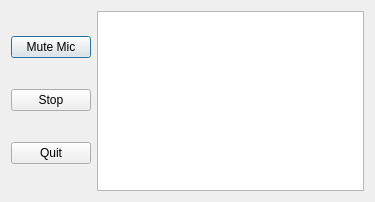
<?xml version="1.0" encoding="UTF-8"?>
<ui version="4.0">
 <class>newForm</class>
 <widget class="QDialog" name="newForm">
  <property name="geometry">
   <rect>
    <x>0</x>
    <y>0</y>
    <width>375</width>
    <height>202</height>
   </rect>
  </property>
  <property name="sizePolicy">
   <sizepolicy hsizetype="Expanding" vsizetype="Expanding">
    <horstretch>0</horstretch>
    <verstretch>0</verstretch>
   </sizepolicy>
  </property>
  <property name="windowTitle">
   <string>newForm</string>
  </property>
  <layout class="QHBoxLayout" name="horizontalLayout">
   <item>
    <layout class="QVBoxLayout" name="verticalLayout">
     <item>
      <widget class="QPushButton" name="mute">
       <property name="text">
        <string>Mute Mic</string>
       </property>
      </widget>
     </item>
     <item>
      <widget class="QPushButton" name="stop">
       <property name="text">
        <string>Stop</string>
       </property>
      </widget>
     </item>
     <item>
      <widget class="QPushButton" name="quit">
       <property name="text">
        <string>Quit</string>
       </property>
      </widget>
     </item>
    </layout>
   </item>
   <item>
    <widget class="QListWidget" name="listWidget"/>
   </item>
  </layout>
 </widget>
 <resources/>
 <connections/>
</ui>
